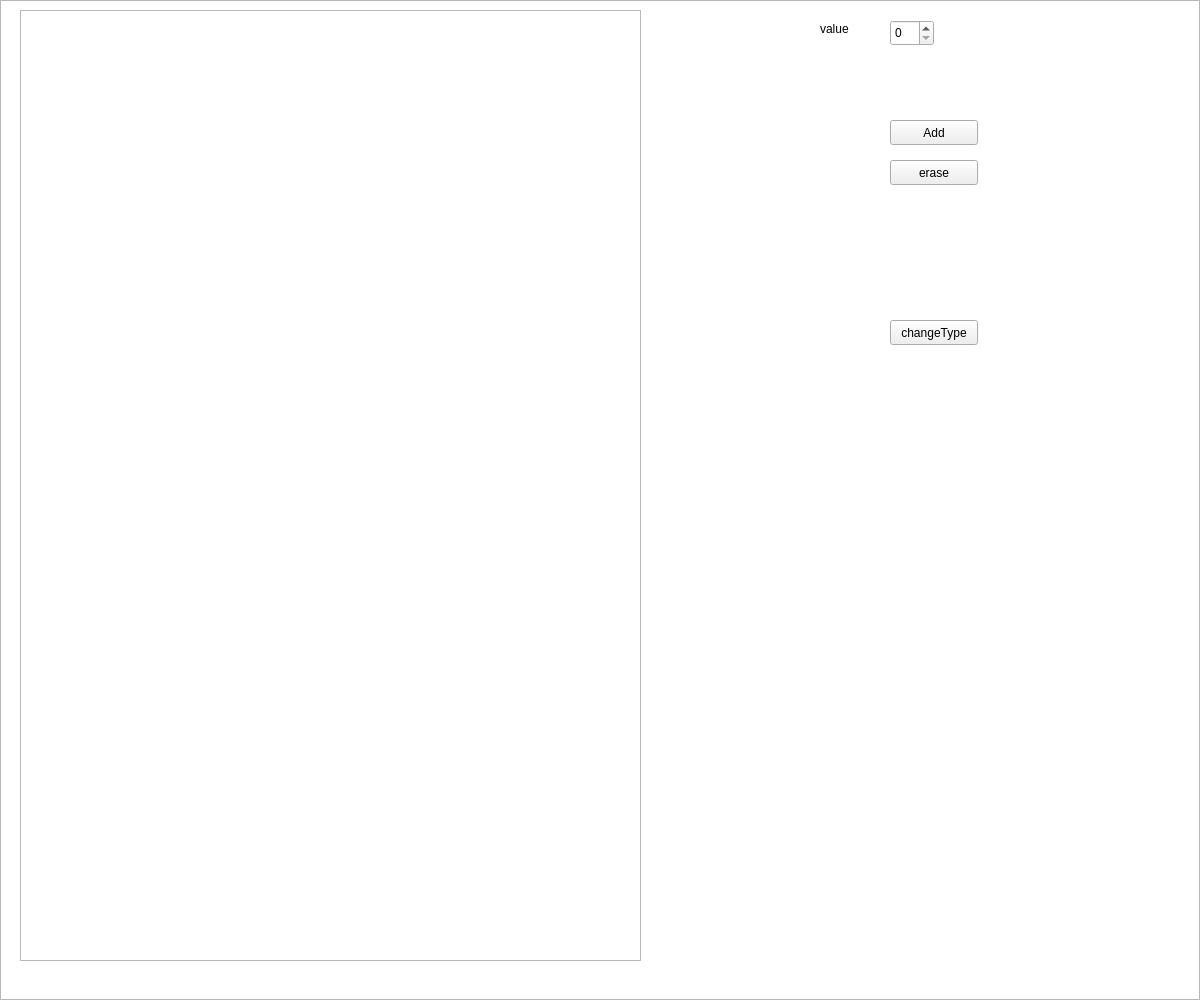
<?xml version="1.0" encoding="UTF-8"?>
<ui version="4.0">
 <class>main_window</class>
 <widget class="QWidget" name="main_window">
  <property name="geometry">
   <rect>
    <x>0</x>
    <y>0</y>
    <width>1200</width>
    <height>1000</height>
   </rect>
  </property>
  <property name="windowTitle">
   <string>main_window</string>
  </property>
  <widget class="QGraphicsView" name="graphicsView">
   <property name="geometry">
    <rect>
     <x>0</x>
     <y>0</y>
     <width>1200</width>
     <height>1000</height>
    </rect>
   </property>
  </widget>
  <widget class="QLabel" name="label">
   <property name="geometry">
    <rect>
     <x>820</x>
     <y>20</y>
     <width>66</width>
     <height>17</height>
    </rect>
   </property>
   <property name="text">
    <string>value</string>
   </property>
  </widget>
  <widget class="QPushButton" name="add">
   <property name="geometry">
    <rect>
     <x>890</x>
     <y>120</y>
     <width>88</width>
     <height>25</height>
    </rect>
   </property>
   <property name="text">
    <string>Add</string>
   </property>
  </widget>
  <widget class="QTreeView" name="treeView">
   <property name="geometry">
    <rect>
     <x>20</x>
     <y>10</y>
     <width>621</width>
     <height>951</height>
    </rect>
   </property>
  </widget>
  <widget class="QPushButton" name="erase">
   <property name="geometry">
    <rect>
     <x>890</x>
     <y>160</y>
     <width>88</width>
     <height>25</height>
    </rect>
   </property>
   <property name="text">
    <string>erase</string>
   </property>
  </widget>
  <widget class="QSpinBox" name="val">
   <property name="geometry">
    <rect>
     <x>890</x>
     <y>20</y>
     <width>44</width>
     <height>26</height>
    </rect>
   </property>
   <property name="maximum">
    <number>300</number>
   </property>
  </widget>
  <widget class="QPushButton" name="changeType">
   <property name="geometry">
    <rect>
     <x>890</x>
     <y>320</y>
     <width>88</width>
     <height>25</height>
    </rect>
   </property>
   <property name="text">
    <string>changeType</string>
   </property>
  </widget>
 </widget>
 <resources/>
 <connections/>
</ui>
